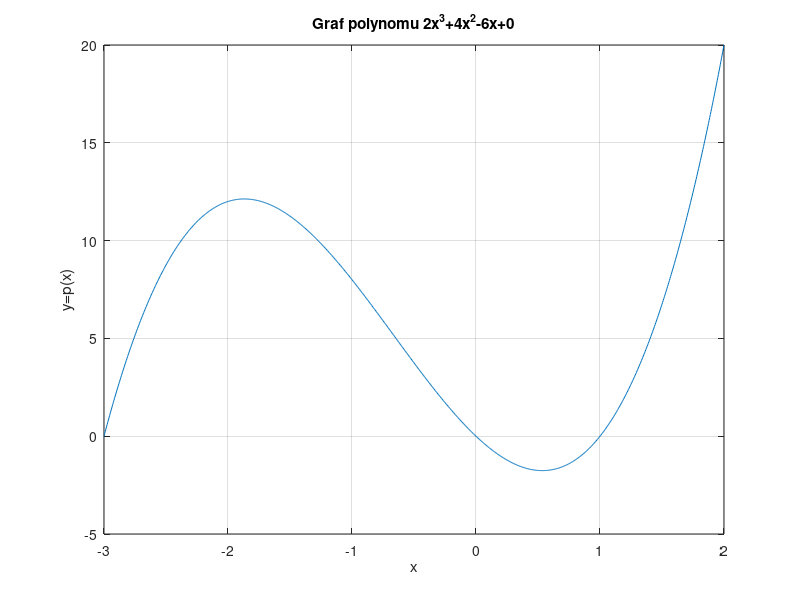

MATLAB code to generate this figure:
% VYKLAD 2 -> POLYVAL VRACI HODNOTU POLYNOMU V DANEM BODY

p=[2 4 -6 0];               % zadani polynomu vektorem 2x^3+4x^2-6x+0

polyval(p,0)                % vyhodnoceni v bode x=0
polyval(p,2)                %                    x=2
polyval(p,[0 1 2])          %             v bodech x=0,1,2

x=linspace(-3,2,1000);      % hodnoty pro vykresleni
y=polyval(p,x);             % vyhodnoceni pro vsechny body x

plot(x,y);
grid on;
xlabel('x');
ylabel('y=p(x)');
title('Graf polynomu 2x^3+4x^2-6x+0');